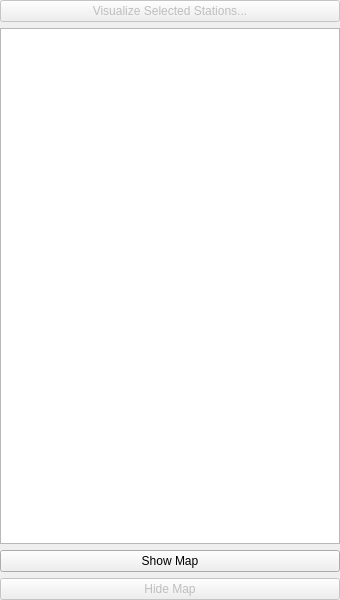
<?xml version="1.0" encoding="UTF-8"?>
<ui version="4.0">
 <class>StationViewer</class>
 <widget class="QWidget" name="StationViewer">
  <property name="geometry">
   <rect>
    <x>0</x>
    <y>0</y>
    <width>340</width>
    <height>600</height>
   </rect>
  </property>
  <property name="focusPolicy">
   <enum>Qt::NoFocus</enum>
  </property>
  <property name="windowTitle">
   <string>Stations</string>
  </property>
  <layout class="QVBoxLayout" name="verticalLayout">
   <property name="leftMargin">
    <number>0</number>
   </property>
   <property name="topMargin">
    <number>0</number>
   </property>
   <property name="rightMargin">
    <number>0</number>
   </property>
   <property name="bottomMargin">
    <number>0</number>
   </property>
   <item>
    <widget class="QPushButton" name="pushButton_plot">
     <property name="enabled">
      <bool>false</bool>
     </property>
     <property name="text">
      <string>Visualize Selected Stations...</string>
     </property>
     <property name="icon">
      <iconset resource="icons.qrc">
       <normaloff>:/Tango/plot</normaloff>:/Tango/plot</iconset>
     </property>
    </widget>
   </item>
   <item>
    <widget class="QTreeWidget" name="treeWidget_stations">
     <property name="contextMenuPolicy">
      <enum>Qt::CustomContextMenu</enum>
     </property>
     <property name="selectionMode">
      <enum>QAbstractItemView::ExtendedSelection</enum>
     </property>
     <property name="uniformRowHeights">
      <bool>true</bool>
     </property>
     <property name="sortingEnabled">
      <bool>true</bool>
     </property>
     <property name="animated">
      <bool>true</bool>
     </property>
     <property name="allColumnsShowFocus">
      <bool>true</bool>
     </property>
     <property name="headerHidden">
      <bool>true</bool>
     </property>
     <attribute name="headerShowSortIndicator" stdset="0">
      <bool>false</bool>
     </attribute>
     <column>
      <property name="text">
       <string>Station</string>
      </property>
     </column>
     <column>
      <property name="text">
       <string>File</string>
      </property>
     </column>
    </widget>
   </item>
   <item>
    <widget class="QPushButton" name="pushButton_showMap">
     <property name="text">
      <string>Show Map</string>
     </property>
    </widget>
   </item>
   <item>
    <widget class="QPushButton" name="pushButton_hideMap">
     <property name="enabled">
      <bool>false</bool>
     </property>
     <property name="text">
      <string>Hide Map</string>
     </property>
    </widget>
   </item>
  </layout>
 </widget>
 <tabstops>
  <tabstop>treeWidget_stations</tabstop>
  <tabstop>pushButton_showMap</tabstop>
  <tabstop>pushButton_hideMap</tabstop>
 </tabstops>
 <resources>
  <include location="icons.qrc"/>
 </resources>
 <connections/>
</ui>
